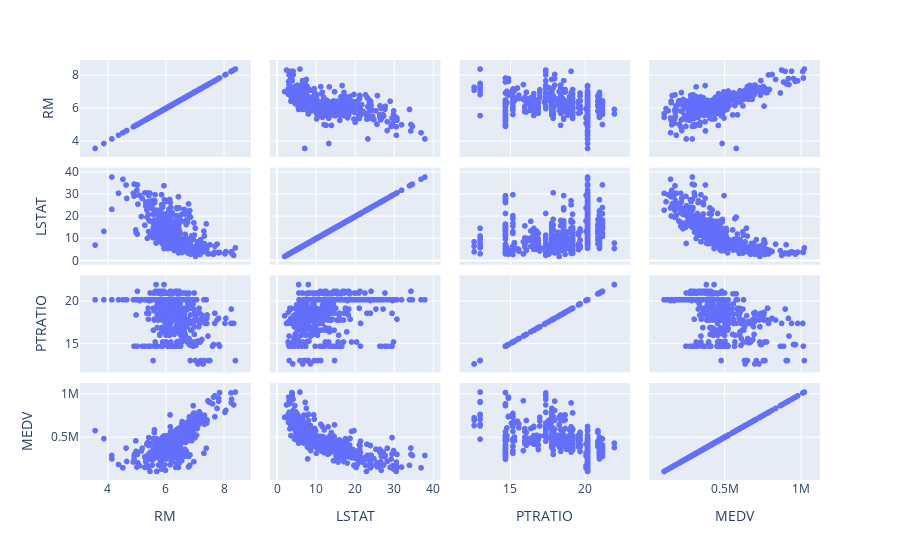

The notebook cell this image was saved under:
### Code cell
px.scatter_matrix(df)

### Figure 1 — Plotly figure (JSON) as saved in the notebook; plotly's stock layout.template omitted (floating-point values rounded to 4 significant figures; data arrays with more than 128 entries replaced by an {"elided": "..."} marker saying what was removed)
{"data": [{"dimensions": [{"axis": {"matches": true}, "label": "RM", "values": {"elided": "489 float values"}}, {"axis": {"matches": true}, "label": "LSTAT", "values": {"elided": "489 float values"}}, {"axis": {"matches": true}, "label": "PTRATIO", "values": {"elided": "489 float values"}}, {"axis": {"matches": true}, "label": "MEDV", "values": {"elided": "489 int values"}}], "hovertemplate": "%{xaxis.title.text}=%{x}<br>%{yaxis.title.text}=%{y}<extra></extra>", "legendgroup": "", "marker": {"color": "#636efa", "symbol": "circle"}, "name": "", "showlegend": false, "type": "splom"}], "layout": {"dragmode": "select", "legend": {"tracegroupgap": 0}, "margin": {"t": 60}}}
